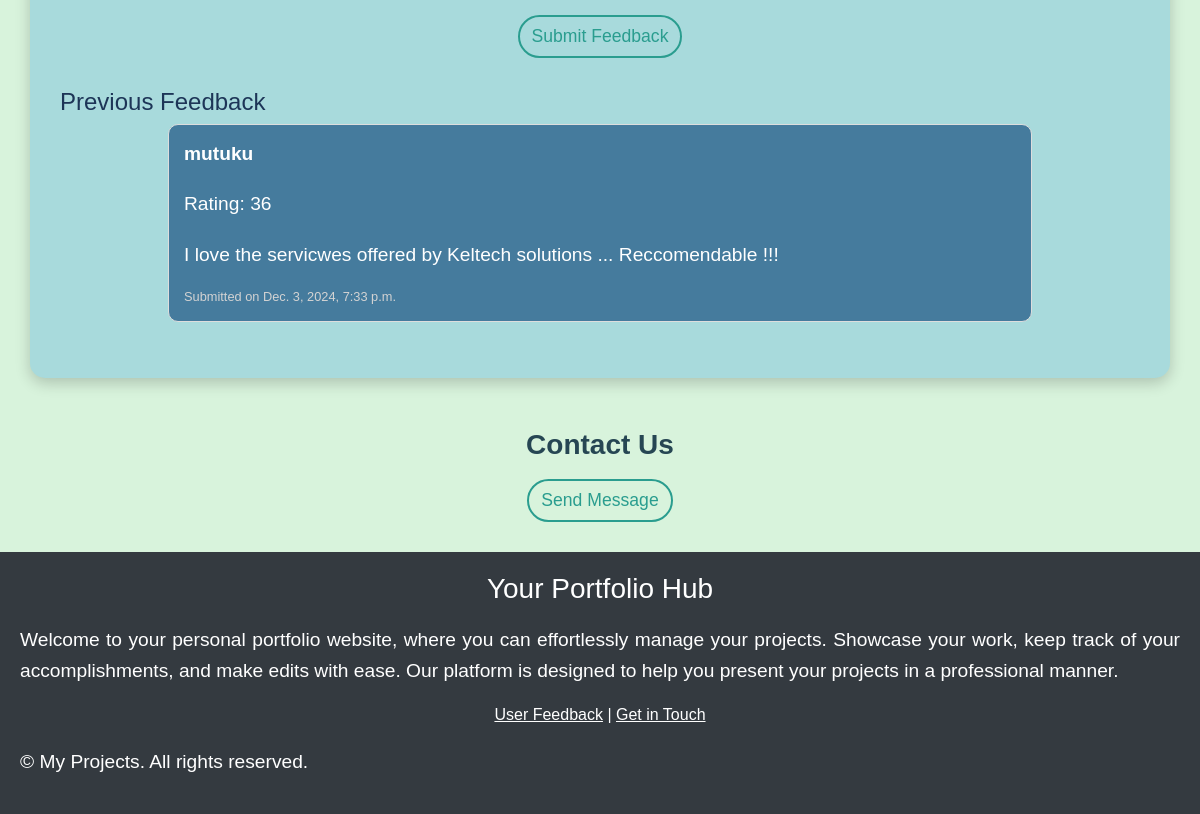
Page /project/14/ (signed in, lower part) on the earlier database version.
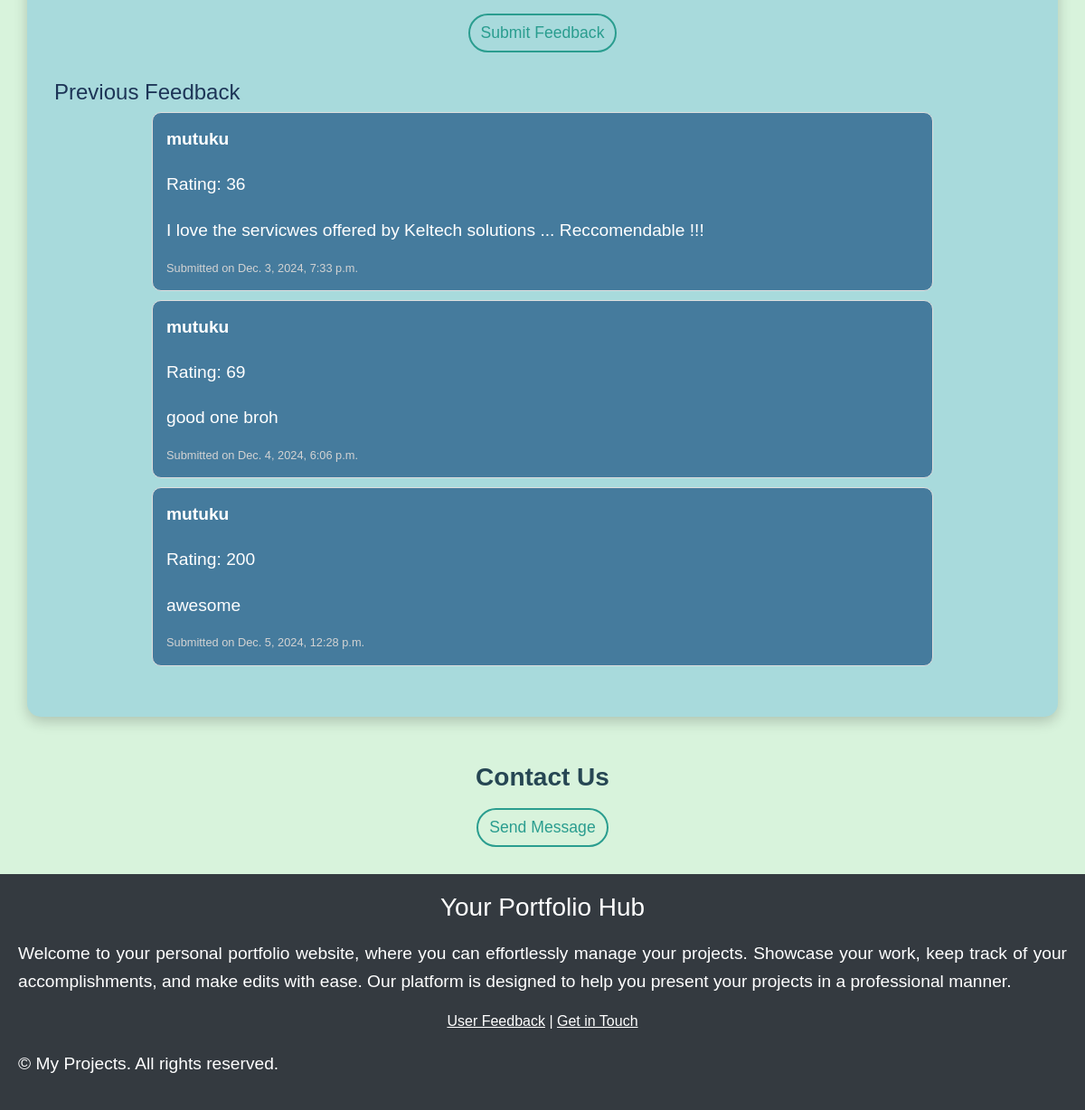
Same page on the later database version.
### portfolio/models.py (models this page shows, shortened)
class Feedback(models.Model):
    project = models.ForeignKey(Project, on_delete=models.CASCADE, related_name='feedbacks')
    user = models.ForeignKey(settings.AUTH_USER_MODEL, on_delete=models.SET_NULL, null=True, blank=True)
    rating = models.IntegerField(default=0)  # Rating out of 5
    comment = models.TextField()
    created_at = models.DateTimeField(auto_now_add=True)

### accounts/models.py (models this page shows)
class CustomUser(AbstractUser):
    bio = models.TextField(null=True, blank=True)
    test = models.TextField(null=True, blank=True)

### portfolio/views.py (the view)
# urls.py: path('project/<int:pk>/', project_detail, name='project_detail'),
@login_required  # Ensures the user is logged in
def project_detail(request, pk):
    project = get_object_or_404(Project, pk=pk, user=request.user)  # Ensure user owns the project
    feedbacks = project.feedbacks.all()  # Get all feedback related to the project
    if request.method == 'POST':
        feedback_form = FeedbackForm(request.POST)
        if feedback_form.is_valid():
            feedback = feedback_form.save(commit=False)
            feedback.project = project
            feedback.user = request.user  # Set user if logged in
            feedback.save()
            messages.success(request, 'Your feedback has been submitted!')
            return redirect('portfolio:project_detail', pk=project.pk)
    else:
        feedback_form = FeedbackForm()
    return render(request, 'portfolio/project_detail.html', {
        'project': project,
        'feedbacks': feedbacks,
        'feedback_form': feedback_form,
    })

### portfolio/templates/portfolio/project_detail.html (shortened to what this page needs)
{% load static %}
<!DOCTYPE html>
<html lang="en">
<head>
    <link rel="stylesheet" href="{% static 'bootstrap.min.css' %}">
</head>
<body>
<div class="container feedback-section" id="feedback">
    <form method="post" class="feedback-form">
        <br>
        <button type="submit" class="btn btn-primary">Submit Feedback</button>
    </form>
    <h3>Previous Feedback</h3>
    <ul class="feedback-list">
        {% for feedback in feedbacks %}
            <li>
                <strong>
                    {% if feedback.user %}
                        {{ feedback.user.username }}
                    {% else %}
                        Anonymous
                    {% endif %}
                </strong>
                <p>Rating: {{ feedback.rating }}</p>
                <p>{{ feedback.comment }}</p>
                <small>Submitted on {{ feedback.created_at }}</small>
            </li>
        {% empty %}
            <li>No feedback yet.</li>
        {% endfor %}
    </ul>
</div>
<div class="contact-section" id="contact">
    <h3>Contact Us</h3>
    <form method="post" action="{% url 'portfolio:contact' project.id %}">
        <button type="submit" class="btn btn-primary">Send Message</button>
    </form>
</div>
<footer>
    <div class="footer-content" style="background-color: #343a40; color: white; padding: 20px; text-align: center;">
        <h3>Your Portfolio Hub</h3>
        <p>Welcome to your personal portfolio website, where you can effortlessly manage your projects. Showcase your work, keep track of your accomplishments, and make edits with ease. Our platform is designed to help you present your projects in a professional manner.</p>
        <div class="footer-links" style="margin: 10px 0;">
            <a href="#feedback" style="color: white;">User Feedback</a> |
            <a href="#contact" style="color: white;">Get in Touch</a>
        </div>
        <div class="footer-bottom" style="margin-top: 15px 0;">
            <p>&copy; My Projects. All rights reserved.</p>
        </div>
    </div>
</footer>
</body>
</html>

### portfolio/templates/portfolio/project_detail.html (style rules this page uses)
body { background-color: #d8f3dc; font-family: Arial, sans-serif; scroll-behavior: smooth; }
.container { margin-top: 50px; background-color: #ffffff; border-radius: 15px; box-shadow: 0 5px 15px rgba(0, 0, 0, 0.2); padding: 30px; }
p { font-size: 1.2rem; line-height: 1.6; text-align: justify; margin-top: 20px; }
.btn { font-size: 1.1rem; margin: 10px 5px; border-radius: 25px; border: 2px solid transparent; transition: all 0.3s; color: #2c6e49; }
.feedback-section { background-color: #a8dadc; color: white; padding: 30px; border-radius: 15px; margin-top: 30px; }
.feedback-section h3 { font-size: 1.5rem; margin-top: 20px; color: #1d3557; }
.feedback-list { list-style-type: none; padding: 0; display: flex; flex-direction: column; align-items: center; }
.feedback-list li { background-color: #457b9d; border: 1px solid #ddd; border-radius: 10px; padding: 15px; margin-bottom: 10px; width: 80%; text-align: left; color: white; }
.feedback-list strong { font-size: 1.2rem; }
.feedback-list small { display: block; font-size: 0.8rem; color: #d3d3d3; }
.feedback-form { margin-bottom: 20px; text-align: center; }
.btn-primary { background-color: transparent; color: #2a9d8f; border: 2px solid #2a9d8f; border-radius: 25px; transition: all 0.3s; }
.contact-section { text-align: center; margin-top: 30px; padding: 20px; border-radius: 10px; }
.contact-section h3 { color: #264653; font-weight: bold; }

Differences in the rows shown:
added Feedback: user.username "mutuku", rating "69", comment "good one broh", created_at "Dec. 4, 2024, 6:06 p.m."
added Feedback: user.username "mutuku", rating "200", comment "awesome", created_at "Dec. 5, 2024, 12:28 p.m."
